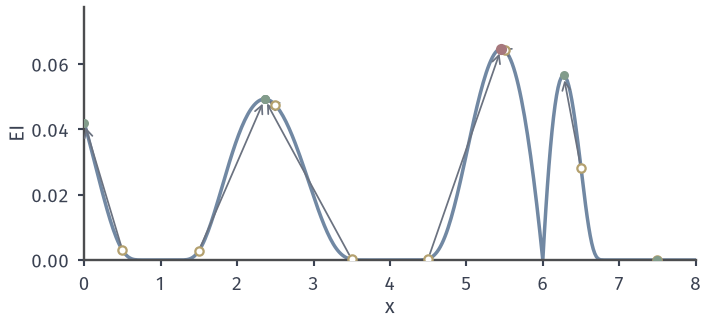

Reproduce this figure in Python.
from pathlib import Path
import sys
ROOT = next(p for p in Path(__file__).resolve().parents if (p/'build.sh').is_file() and (p/'tex/book.tex').is_file())
sys.path.insert(0, str(ROOT/'figures/05-optimization/05-stochastic-optimization/matplotlib/bo-common'))
from bo_common import *
# 五次读数后的 EI；八个等距起点上的数值爬升（中心差分、回溯）。
xo=np.array(RUN_X[:5]);yo=f(xo);b0=yo.min()
def A(x):
    m,v=posterior(xo,yo,np.atleast_1d(x));return ei(b0,m,np.sqrt(v))
fig,ax=figure(width_mm=100,height_mm=46)
Ag=A(XG);ax.plot(XG,Ag,color=BLUE,lw=1.4)
st=np.linspace(.5,7.5,8);end=[]
for x0 in st:
    x=float(x0)
    for _ in range(300):
        g=float(A(x+1e-4)[0]-A(x-1e-4)[0])/2e-4
        if abs(g)<1e-6: break
        step=.5
        while step>1e-6:
            nx=float(np.clip(x+step*g,0,8))
            if A(nx)[0]>A(x)[0]+1e-4*step*g*g: break
            step*=.5
        else: break
        x=nx
    end.append(x)
end=np.array(end);ax.scatter(st,A(st),s=11,facecolors='white',edgecolors=YELLOW,lw=.9,zorder=4)
ax.scatter(end,A(end),s=13,color=GREEN,lw=0,zorder=5)
best=end[A(end).argmax()];ax.scatter([best],A(best),s=20,color=RED,lw=0,zorder=6)
for a,b in zip(st,end):
    if abs(a-b)>.02:
        ax.annotate('',xy=(b,float(A(b)[0])),xytext=(a,float(A(a)[0])),arrowprops=dict(arrowstyle='->',color=MUTED,lw=.7,shrinkA=2,shrinkB=2))
ax.set_xlim(0,8);ax.set_xticks(range(9));ax.set_ylim(0,Ag.max()*1.2);axes_style(ax,'$x$','EI')
print('starts',st,'ends',np.round(end,3),'vals',np.round(A(end),4),'grid max',XG[Ag.argmax()],Ag.max())
FACTS={'starts':st.tolist(),'ends':end.tolist()}
save(fig, Path(__file__).resolve().parent, 'figure', FACTS)
